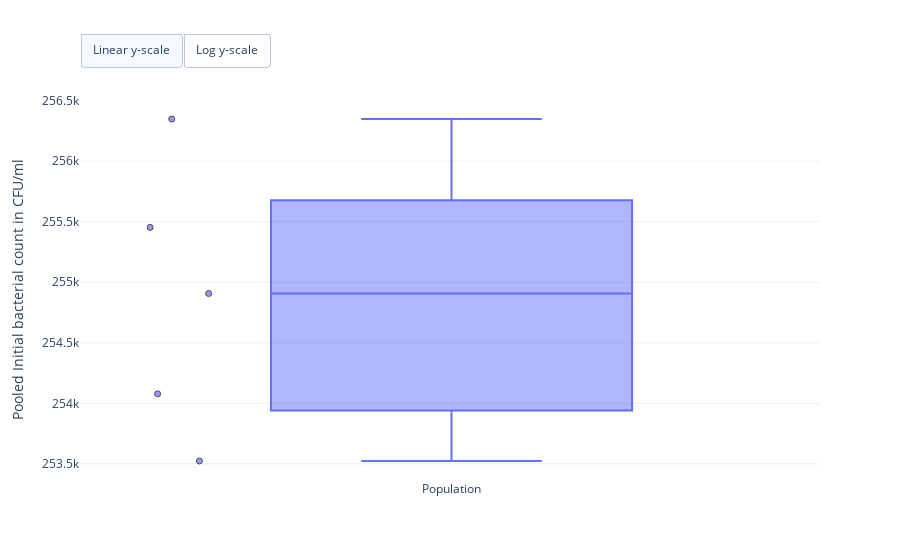
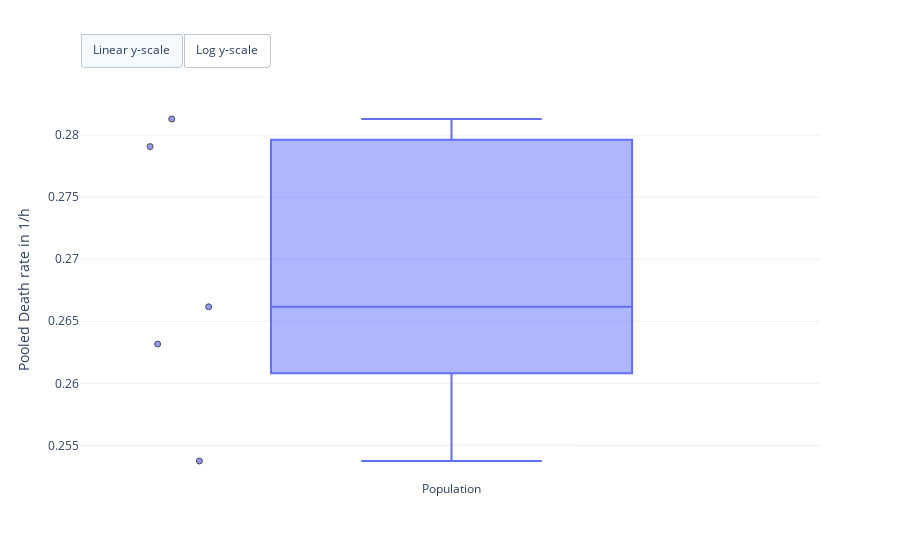
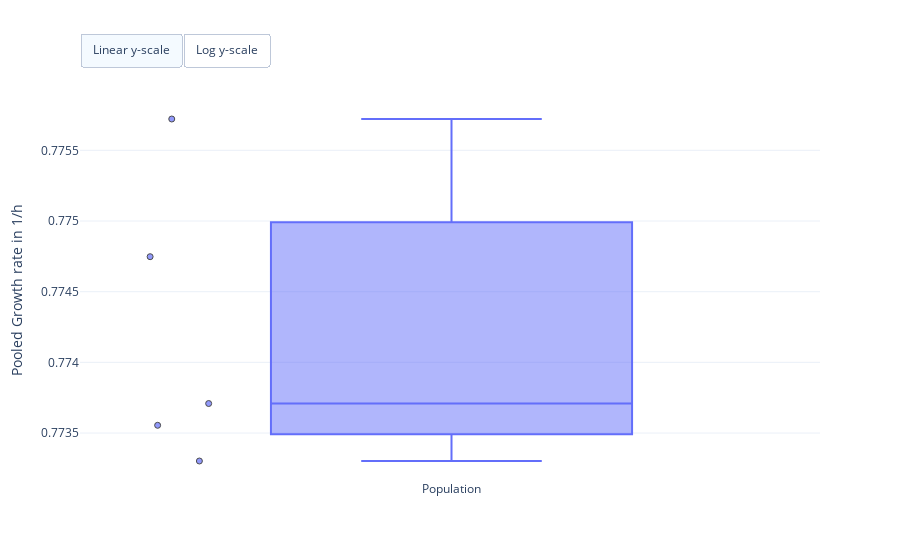
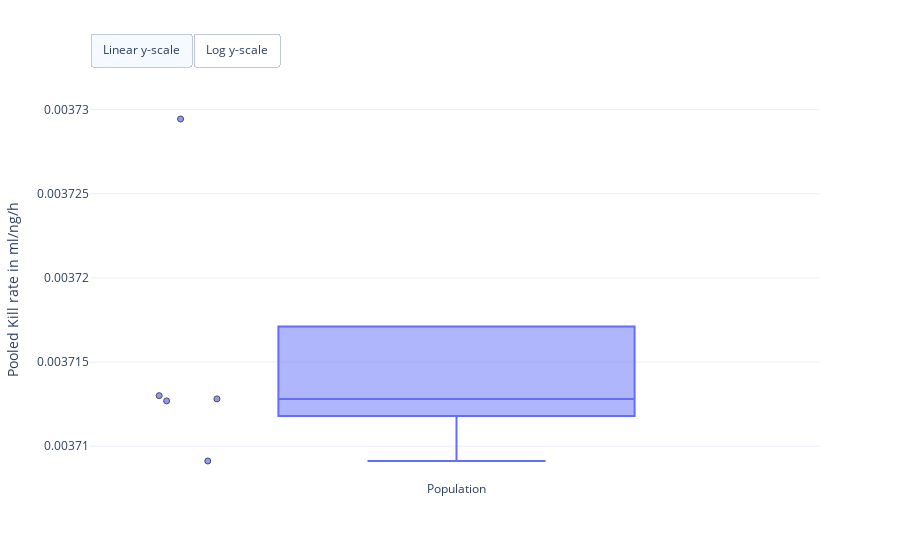

Notebook cell for these charts, in order:
### Markdown cell above
## Find maximum likelihood estimates

1. Connects the above defined model to the data.
2. Runs the maximum likelihood optimisation 5 times from random initial
    starting points (for robustness). Initial points are samples from priors.

Note that because we chose uniform priors, the maximum likelihood estimates
(for the specified bounds) coincide with the maximum a posteriori estimates.

### Code cell
# Create log-posteriors
problem.set_data(data, dose_key='Concentration', dose_duration_key=None)
problem.set_log_prior(log_priors)
log_posterior = problem.get_log_posterior()

# Set up sampling controller
optimiser = chi.OptimisationController(log_posterior)
optimiser.set_optimiser(pints.CMAES)
optimiser.set_transform(
    transform=pints.LogTransformation(n_parameters=problem.get_n_parameters()))
optimiser.set_n_runs(5)

# Run optimisation
estimates = optimiser.run(show_run_progress_bar=False, log_to_screen=False)

# Create figure
fig = chi.plots.ParameterEstimatePlot()
fig.add_data(estimates)
fig.show()

### Figure 1 — Plotly figure (JSON) as saved in the notebook; plotly's stock layout.template omitted (floating-point values rounded to 4 significant figures)
{"data": [{"boxpoints": "all", "hovertemplate": "Estimate: %{y:.2f}<br>%{text}", "jitter": 0.2, "line": {"color": "#636EFA"}, "marker": {"color": "#636EFA", "line": {"color": "black", "width": 1}, "opacity": 0.7, "symbol": "circle"}, "name": "Population", "pointpos": -1.5, "text": ["Run: 1 <br>Log-posterior score: -1327.65", "Run: 2 <br>Log-posterior score: -1327.64", "Run: 3 <br>Log-posterior score: -1327.64", "Run: 4 <br>Log-posterior score: -1327.64", "Run: 5 <br>Log-posterior score: -1327.64"], "type": "box", "visible": true, "y": [254100.0, 253500.0, 256300.0, 255500.0, 254900.0]}], "layout": {"autosize": true, "updatemenus": [{"buttons": [{"args": [{"yaxis.type": "linear"}], "label": "Linear y-scale", "method": "relayout"}, {"args": [{"yaxis.type": "log"}], "label": "Log y-scale", "method": "relayout"}], "direction": "left", "pad": {"r": 0, "t": -10}, "showactive": true, "type": "buttons", "x": 0, "xanchor": "left", "y": 1.15, "yanchor": "top"}], "yaxis": {"title": {"text": "Pooled Initial bacterial count in CFU/ml"}}}}

### Figure 2 — Plotly figure (JSON) as saved in the notebook; plotly's stock layout.template omitted (floating-point values rounded to 4 significant figures)
{"data": [{"boxpoints": "all", "hovertemplate": "Estimate: %{y:.2f}<br>%{text}", "jitter": 0.2, "line": {"color": "#636EFA"}, "marker": {"color": "#636EFA", "line": {"color": "black", "width": 1}, "opacity": 0.7, "symbol": "circle"}, "name": "Population", "pointpos": -1.5, "text": ["Run: 1 <br>Log-posterior score: -1327.65", "Run: 2 <br>Log-posterior score: -1327.64", "Run: 3 <br>Log-posterior score: -1327.64", "Run: 4 <br>Log-posterior score: -1327.64", "Run: 5 <br>Log-posterior score: -1327.64"], "type": "box", "visible": true, "y": [0.2537, 0.2662, 0.2791, 0.2813, 0.2632]}], "layout": {"autosize": true, "updatemenus": [{"buttons": [{"args": [{"yaxis.type": "linear"}], "label": "Linear y-scale", "method": "relayout"}, {"args": [{"yaxis.type": "log"}], "label": "Log y-scale", "method": "relayout"}], "direction": "left", "pad": {"r": 0, "t": -10}, "showactive": true, "type": "buttons", "x": 0, "xanchor": "left", "y": 1.15, "yanchor": "top"}], "yaxis": {"title": {"text": "Pooled Death rate in 1/h"}}}}

### Figure 3 — Plotly figure (JSON) as saved in the notebook; plotly's stock layout.template omitted (floating-point values rounded to 4 significant figures)
{"data": [{"boxpoints": "all", "hovertemplate": "Estimate: %{y:.2f}<br>%{text}", "jitter": 0.2, "line": {"color": "#636EFA"}, "marker": {"color": "#636EFA", "line": {"color": "black", "width": 1}, "opacity": 0.7, "symbol": "circle"}, "name": "Population", "pointpos": -1.5, "text": ["Run: 1 <br>Log-posterior score: -1327.65", "Run: 2 <br>Log-posterior score: -1327.64", "Run: 3 <br>Log-posterior score: -1327.64", "Run: 4 <br>Log-posterior score: -1327.64", "Run: 5 <br>Log-posterior score: -1327.64"], "type": "box", "visible": true, "y": [0.7747, 0.7757, 0.7733, 0.7737, 0.7736]}], "layout": {"autosize": true, "updatemenus": [{"buttons": [{"args": [{"yaxis.type": "linear"}], "label": "Linear y-scale", "method": "relayout"}, {"args": [{"yaxis.type": "log"}], "label": "Log y-scale", "method": "relayout"}], "direction": "left", "pad": {"r": 0, "t": -10}, "showactive": true, "type": "buttons", "x": 0, "xanchor": "left", "y": 1.15, "yanchor": "top"}], "yaxis": {"title": {"text": "Pooled Growth rate in 1/h"}}}}

### Figure 4 — Plotly figure (JSON) as saved in the notebook; plotly's stock layout.template omitted (floating-point values rounded to 4 significant figures)
{"data": [{"boxpoints": "all", "hovertemplate": "Estimate: %{y:.2f}<br>%{text}", "jitter": 0.2, "line": {"color": "#636EFA"}, "marker": {"color": "#636EFA", "line": {"color": "black", "width": 1}, "opacity": 0.7, "symbol": "circle"}, "name": "Population", "pointpos": -1.5, "text": ["Run: 1 <br>Log-posterior score: -1327.65", "Run: 2 <br>Log-posterior score: -1327.64", "Run: 3 <br>Log-posterior score: -1327.64", "Run: 4 <br>Log-posterior score: -1327.64", "Run: 5 <br>Log-posterior score: -1327.64"], "type": "box", "visible": true, "y": [0.003713, 0.003729, 0.003713, 0.003713, 0.003709]}], "layout": {"autosize": true, "updatemenus": [{"buttons": [{"args": [{"yaxis.type": "linear"}], "label": "Linear y-scale", "method": "relayout"}, {"args": [{"yaxis.type": "log"}], "label": "Log y-scale", "method": "relayout"}], "direction": "left", "pad": {"r": 0, "t": -10}, "showactive": true, "type": "buttons", "x": 0, "xanchor": "left", "y": 1.15, "yanchor": "top"}], "yaxis": {"title": {"text": "Pooled Kill rate in ml/ng/h"}}}}
